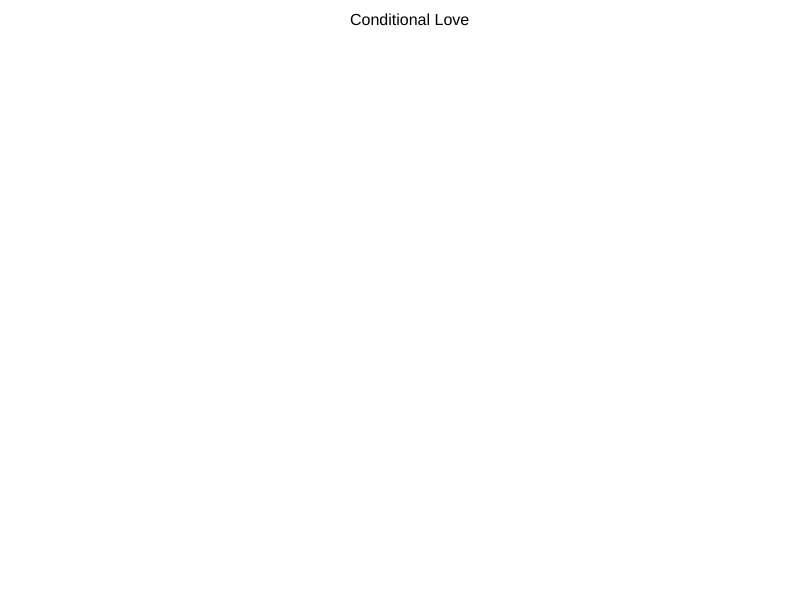
Frame 1 (no input)
Frame 60 (no input): identical to frame 1, image omitted
Frame 120 (the mouse pressed at the canvas centre since frame 60): identical to frame 1, image omitted

The p5.js sketch that drew this single still picture (run headless with seeded random() and noise() and a simulated clock; from frame 60 on, the mouse is pressed at the canvas centre):

// p5.js sketch
// ── sketch.js
var input

function preload(){}

function setup() {
  createCanvas(800, 600)
}

function draw() {
  background('white')
  textSize(16)
  text('Conditional Love', 350, 25)
}
